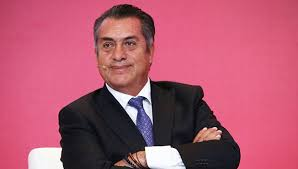
#> input picture face recognition/lbph/bronco/1.jpeg, 298 x 169 px; its folder holds only this picture in this run
$ jupyter execute --allow-errors Untitled.ipynb
#> lines starting #> are read from the running program, lines starting #| are printed output that depends on the picture
[cell 1]
import cv2
import numpy as np
import glob
import matplotlib.pyplot as plt

[cell 2]
face_folder = "/home/miguel/Documents/sr/face recognition/lbph/"
recognizer = cv2.face.LBPHFaceRecognizer_create()
detector = cv2.CascadeClassifier("/home/miguel/opencv-3.3.0/data/haarcascades_cuda/haarcascade_frontalface_default.xml")
subjects = ["", "Bronco"]

[cell 3]
def detect_face(img):
    #convert the test image to gray scale as opencv face detector expects gray images
    gray = cv2.cvtColor(img, cv2.COLOR_BGR2GRAY)

    #load OpenCV face detector, I am using LBP which is fast
    #there is also a more accurate but slow: Haar classifier
    face_cascade = cv2.CascadeClassifier("/home/miguel/opencv-3.3.0/data/haarcascades_cuda/haarcascade_frontalface_default.xml")

    #let's detect multiscale images(some images may be closer to camera than others)
    #result is a list of faces
    faces = face_cascade.detectMultiScale(gray, scaleFactor=1.2, minNeighbors=5);
    print(len(faces))

    #if no faces are detected then return original img
    if (len(faces) == 0):
        return None, None

    #under the assumption that there will be only one face,
    #extract the face area
    (x, y, w, h) = faces[0]

    #return only the face part of the image
    return gray[y:y+w, x:x+h], faces[0]

[cell 4]
face_folder = sorted(glob.glob(face_folder + "bronco/*.jpeg"))
face = []
label = []
for image in face_folder:
    face_img = cv2.imread(image)
#> face_img is the input picture: shape (169, 298, 3); mean B, G, R 110.2, 87.1, 175.5
    face_img, _ = detect_face(face_img)
#> in detect_face, `gray = cv2.cvtColor(img, cv2.COLOR_BGR2GRAY)`:
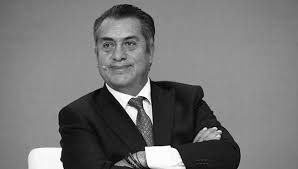
#> gray: shape (169, 298); min 0, max 255, mean 116.1
#> in detect_face, `faces = face_cascade.detectMultiScale(gray, scaleFactor=1.2, minNeighb..`: faces = [[88, 20, 64, 64]]
#| 1
#> in detect_face, `(x, y, w, h) = faces[0]`: x = 88; y = 20; w = 64
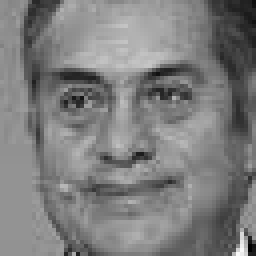
#> face_img: shape (64, 64) (shown 4 times larger); min 2, max 249, mean 125.2
    face.append(face_img)
    label.append(1)

[cell 5]
print(len(face))
#| 1
print(len(label))

[cell 6]
recognizer.train(face, np.array(label))
recognizer.save('trainer.yml')

[cell 7]
def draw_rectangle(img, rect):
    (x, y, w, h) = rect
    cv2.rectangle(img, (x, y), (x+w, y+h), (0, 255, 0), 2)

#function to draw text on give image starting from
#passed (x, y) coordinates.
def draw_text(img, text, x, y):
    cv2.putText(img, text, (x, y), cv2.FONT_HERSHEY_PLAIN, 1.5, (0, 255, 0), 2)

def predict(test_img):
    #make a copy of the image as we don't want to change original image
    img = test_img.copy()
    #detect face from the image
    face, rect = detect_face(img)

    #predict the image using our face recognizer
    label, confidence= recognizer.predict(face)
    #get name of respective label returned by face recognizer
    label_text = subjects[label]

    #draw a rectangle around face detected
    draw_rectangle(img, rect)
    #draw name of predicted person
    draw_text(img, label_text, rect[0], rect[1]-5)

    return img

[cell 8]
print("Predicting images...")

#load test images
test_img1 = cv2.imread("bronco1.jpeg")
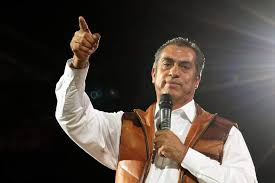
#> input picture face recognition/lbph/bronco1.jpeg, 275 x 183 px
#> test_img1 is the input picture: shape (183, 275, 3); mean B, G, R 63.4, 70, 78.9
test_img2 = cv2.imread("autos.jpeg")
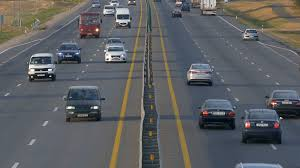
#> input picture face recognition/lbph/autos.jpeg, 300 x 168 px
#> test_img2 is the input picture: shape (168, 300, 3); mean B, G, R 97.9, 95.1, 93

#perform a prediction
predicted_img1 = predict(test_img1)
#> in detect_face (call 2), `gray = cv2.cvtColor(img, cv2.COLOR_BGR2GRAY)`:
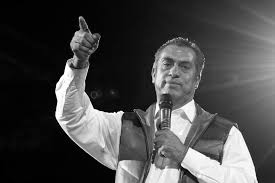
#> gray: shape (183, 275); min 0, max 255, mean 71.9
#> in detect_face (call 2), `faces = face_cascade.detectMultiScale(gray, scaleFactor=1.2, minNeighb..`: faces = [[150, 44, 53, 53]]
#| 1
#> in detect_face (call 2), `(x, y, w, h) = faces[0]`: x = 150; y = 44; w = 53
#> in predict, `face, rect = detect_face(img)`:
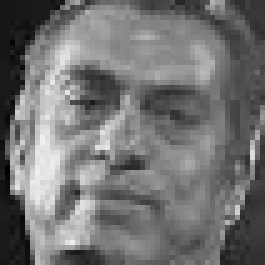
#> face: shape (53, 53) (shown 5 times larger); min 3, max 242, mean 114.4
#> in predict, `face, rect = detect_face(img)`: rect = [150, 44, 53, 53]
#> in predict, `label, confidence= recognizer.predict(face)`: label = 1; confidence = 155.1
#> in predict, `label_text = subjects[label]`: label_text = 'Bronco'
#> in draw_rectangle, `(x, y, w, h) = rect`: x = 150; y = 44; w = 53
#> in draw_text, `cv2.putText(img, text, (x, y), cv2.FONT_HERSHEY_PLAIN, 1.5, (0, 255, 0..`:
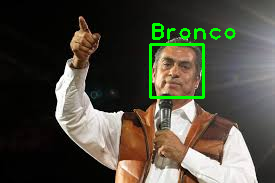
#> img: shape (183, 275, 3); mean B, G, R 62.4, 74.4, 77.6
#> (the rest of this cell did not finish here and is left out)

#> in detect_face (call 3), `gray = cv2.cvtColor(img, cv2.COLOR_BGR2GRAY)`:
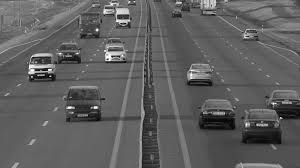
#> gray: shape (168, 300); min 1, max 254, mean 94.8
#> in detect_face (call 3), `faces = face_cascade.detectMultiScale(gray, scaleFactor=1.2, minNeighb..`: faces = ()
#| 0
print("Prediction complete")

#display both images
plt.imshow(predicted_img1)
plt.show()
plt.imshow(predicted_img2)
plt.show()
cv2.waitKey(0)
cv2.destroyAllWindows()
